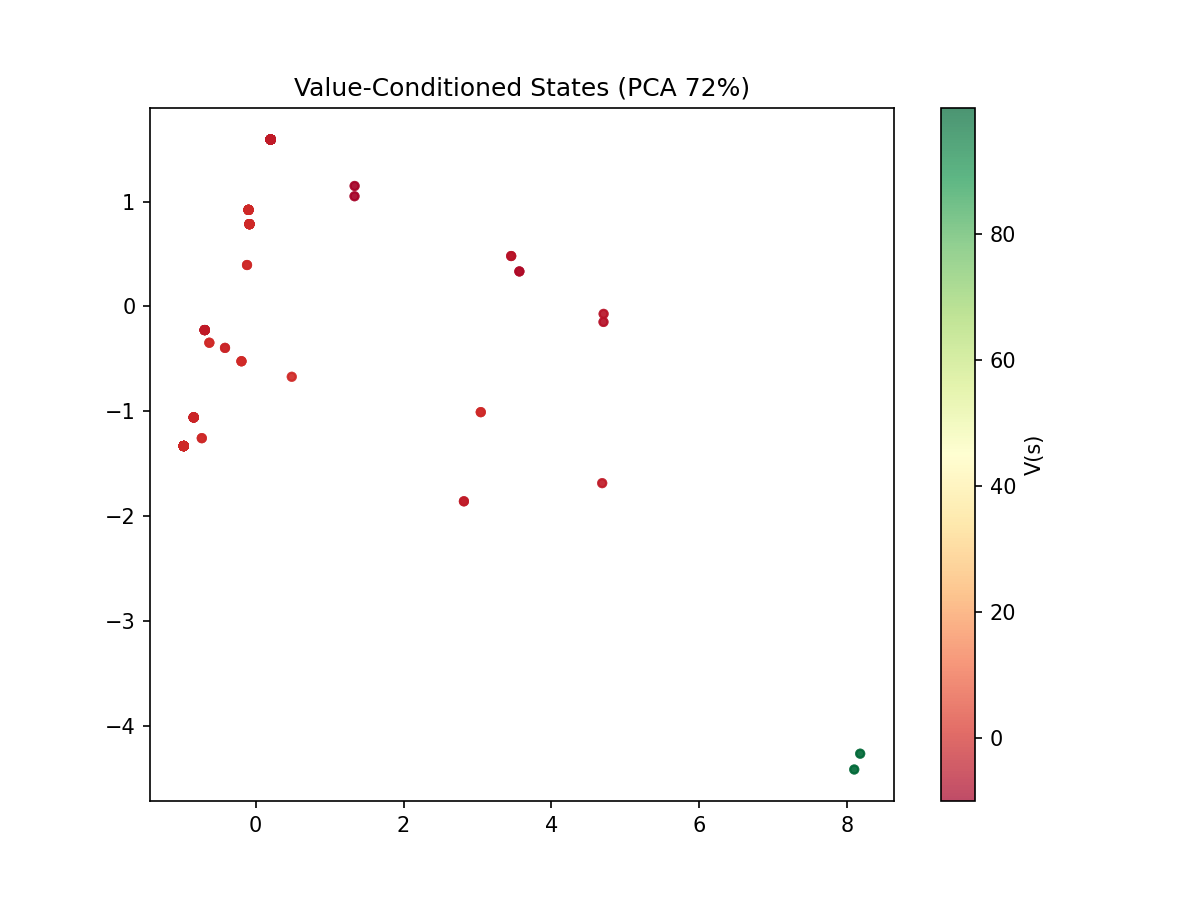

Reproduce this figure in Python.
"""GRU maze model: predict next obs + position delta + state VALUE.

V(s) = -distance_to_exit  (or +1000 at exit)
During navigation: pick action whose next state has highest V(s).

This way the model learns NOT JUST to predict, but to VALUE states
by how close they are to the exit.
"""
import os, sys, random, time
import torch, torch.nn as nn, torch.nn.functional as F
import numpy as np
from tqdm import tqdm
import matplotlib
matplotlib.use('Agg')
import matplotlib.pyplot as plt
from matplotlib.colors import ListedColormap
from sklearn.decomposition import PCA

os.environ.setdefault('PYTORCH_CUDA_ALLOC_CONF', 'expandable_segments:True')
DEVICE = 'cuda' if torch.cuda.is_available() else 'cpu'
DM = 64
CELL_WALL, CELL_PATH, CELL_EXIT = 0, 1, 2
DIRS = [(0, -1), (1, 0), (0, 1), (-1, 0)]
BASE_DIR = os.path.dirname(os.path.dirname(os.path.abspath(__file__)))
print(f'Device: {DEVICE}')

def generate_maze(h=11, w=11):
    maze = np.ones((h,w), dtype=np.int32)*CELL_WALL
    start = (1,1); maze[start]=CELL_PATH; stack=[start]; rng=random.Random(42)
    while stack:
        cy,cx=stack[-1]; nbs=[]
        for dy,dx in [(-2,0),(2,0),(0,-2),(0,2)]:
            ny,nx=cy+dy,cx+dx
            if 0<ny<h-1 and 0<nx<w-1 and maze[ny,nx]==CELL_WALL: nbs.append((ny,nx))
        if nbs: ny,nx=rng.choice(nbs)
        else: stack.pop(); continue
        maze[cy+(ny-cy)//2][cx+(nx-cx)//2]=CELL_PATH
        maze[ny,nx]=CELL_PATH; stack.append((ny,nx))
    maze[h-2,w-2]=CELL_EXIT
    for dy,dx in [(-1,0),(1,0),(0,-1),(0,1)]:
        if maze[h-2+dy,w-2+dx]==CELL_WALL: maze[h-2+dy,w-2+dx]=CELL_PATH
    return maze

def get_obs(maze, pos, facing):
    obs=[]
    for i in range(4):
        dy,dx=DIRS[(facing+i)%4]; ny,nx=pos[0]+dy,pos[1]+dx
        cell=maze[ny,nx] if 0<=ny<maze.shape[0] and 0<=nx<maze.shape[1] else CELL_WALL
        o=[0,0,0]; o[cell]=1; obs.extend(o)
    return np.array(obs,dtype=np.float32)

def av_acts(maze, pos, facing):
    acts=[0,1]
    dy,dx=DIRS[facing]; ny,nx=pos[0]+dy,pos[1]+dx
    if 0<=ny<maze.shape[0] and 0<=nx<maze.shape[1] and maze[ny,nx]!=CELL_WALL: acts.append(2)
    return acts

class ValueGRU(nn.Module):
    """GRU that predicts next obs + position delta + state value V(s)."""
    def __init__(self):
        super().__init__()
        self.obs_encoder = nn.Linear(12, DM)
        self.act_embed = nn.Embedding(3, DM//2)
        self.cell = nn.GRUCell(DM + DM//2, DM)
        self.obs_predictor = nn.Linear(DM, 12)
        self.pos_predictor = nn.Linear(DM, 2)
        self.value_head = nn.Linear(DM, 1)  # V(s) = how good is this state
        
    def forward(self, obs, act, h=None):
        oe = self.obs_encoder(obs); ae = self.act_embed(act)
        inp = torch.cat([oe, ae.squeeze(1)], -1)
        if h is None: h = torch.zeros(obs.size(0), DM, device=DEVICE)
        h = self.cell(inp, h)
        pred_obs = self.obs_predictor(h)
        pred_delta = self.pos_predictor(h)
        value = self.value_head(h).squeeze(-1)  # [B]
        return pred_obs, pred_delta, value, h

model = ValueGRU().to(DEVICE)
print(f'Params: {sum(p.numel() for p in model.parameters())/1e3:.1f}K')

# ── Data with position deltas + exit distances ──
ALL_MAZES = [generate_maze() for _ in range(20)]

def gen_data(n_trajs=4000, traj_len=20):
    all_obs, all_act, all_next, all_delta, all_value = [], [], [], [], []
    all_pos = []
    for _ in range(n_trajs):
        maze = random.choice(ALL_MAZES)
        h,w = maze.shape
        exit_pos = (h-2, w-2)  # bottom-right
        pos = (random.randrange(0,h), random.randrange(0,w))
        while maze[pos]==CELL_WALL: pos=(random.randrange(0,h), random.randrange(0,w))
        facing = random.randint(0,3)
        for _ in range(traj_len):
            o = get_obs(maze,pos,facing)
            all_obs.append(o); all_pos.append(pos)
            acts = av_acts(maze,pos,facing)
            act = random.choice(acts)
            old_pos = pos
            if act==2:
                dy,dx=DIRS[facing]; ny,nx=pos[0]+dy,pos[1]+dx
                if 0<=ny<h and 0<=nx<w and maze[ny,nx]!=CELL_WALL: pos=(ny,nx)
            elif act==0: facing=(facing-1)%4
            else: facing=(facing+1)%4
            
            # Value = -distance_to_exit, or +1000 for exit
            dist = abs(pos[0]-exit_pos[0]) + abs(pos[1]-exit_pos[1])
            val = 1000.0 if maze[pos]==CELL_EXIT else -float(dist)
            val = val / 10.0  # normalize to roughly [-1.6, 100]
            
            delta = (pos[0]-old_pos[0], pos[1]-old_pos[1])
            all_act.append(act)
            all_next.append(get_obs(maze,pos,facing))
            all_delta.append(delta)
            all_value.append(val)
    return (torch.tensor(np.array(all_obs),device=DEVICE).float(),
            torch.tensor(all_act,device=DEVICE).long(),
            torch.tensor(np.array(all_next),device=DEVICE).float(),
            torch.tensor(all_delta,device=DEVICE).float(),
            torch.tensor(all_value,device=DEVICE).float())

OBS, ACT, NXT, DELTA, VAL = gen_data()
N_SAMPLES = OBS.size(0)
print(f'Data: {N_SAMPLES} transitions')
print(f'Value range: [{VAL.min().item():.0f}, {VAL.max().item():.0f}]')

# ════════════════════════════════════════
# Train
# ════════════════════════════════════════

BSZ, N_STEPS = 256, 8000
opt = torch.optim.AdamW(model.parameters(), lr=3e-3)
sched = torch.optim.lr_scheduler.CosineAnnealingLR(opt, N_STEPS)
TEST_MAZE = generate_maze(13, 13)

POS_W, VAL_W = 0.5, 0.5  # value weight = observation weight

model.train()
pbar = tqdm(range(N_STEPS))
t0 = time.time()

for step in pbar:
    idx = torch.randint(0, N_SAMPLES-BSZ, (BSZ,))
    obs = OBS[idx]; act = ACT[idx]; nxt = NXT[idx]
    delta = DELTA[idx]; val = VAL[idx]
    
    pred_obs, pred_delta, pred_val, _ = model(obs, act)
    ol = F.mse_loss(pred_obs, nxt)
    pl = F.mse_loss(pred_delta, delta)
    vl = F.mse_loss(pred_val, val)
    loss = ol + POS_W * pl + VAL_W * vl
    
    opt.zero_grad(); loss.backward()
    torch.nn.utils.clip_grad_norm_(model.parameters(), 5.0)
    opt.step(); sched.step()
    
    if step % 1000 == 0:
        model.eval()
        with torch.no_grad():
            idx_t = torch.randint(0, N_SAMPLES-256, (256,))
            po, pd, pv, _ = model(OBS[idx_t], ACT[idx_t])
            tol = F.mse_loss(po, NXT[idx_t]).item()
            tpl = F.mse_loss(pd, DELTA[idx_t]).item()
            tvl = F.mse_loss(pv, VAL[idx_t]).item()
            tacc = (po.round().clamp(0,1) == NXT[idx_t]).float().mean().item()
            
            # State structure
            states = {}
            for y in range(TEST_MAZE.shape[0]):
                for x in range(TEST_MAZE.shape[1]):
                    if TEST_MAZE[y,x]==CELL_WALL: continue
                    for f in range(4):
                        o = get_obs(TEST_MAZE,(y,x),f)
                        ot = torch.from_numpy(o).float().unsqueeze(0).to(DEVICE)
                        _, _, _, h = model(ot, torch.tensor([[2]], device=DEVICE))
                        states[(y,x,f)] = h.squeeze(0).cpu().numpy()
            keys = list(states.keys())
            vecs = np.array([states[k] for k in keys])
            adj_d, rand_d = [], []
            for i in range(len(keys)):
                for j in range(i+1, len(keys)):
                    k1,k2 = keys[i], keys[j]
                    md = abs(k1[0]-k2[0]) + abs(k1[1]-k2[1])
                    d = np.linalg.norm(vecs[i]-vecs[j])
                    if md == 1: adj_d.append(d)
                    elif md > 4: rand_d.append(d)
            ratio = np.mean(rand_d)/max(np.mean(adj_d),1e-8) if adj_d and rand_d else 1.0
            
            # Value prediction accuracy: does V(s) correlate with distance to exit?
            exit_dist = [abs(k[0]-11)+abs(k[1]-11) for k in keys]
            vecs_t = torch.from_numpy(vecs).to(DEVICE)
            pred_vals = model.value_head(vecs_t).squeeze(-1).cpu().numpy()
            val_corr = np.corrcoef(pred_vals, exit_dist)[0,1] if len(exit_dist)>1 else 0.0
        
        model.train()
        pbar.set_postfix(ol=f'{tol:.4f}', pl=f'{tpl:.4f}', vl=f'{tvl:.4f}',
                         acc=f'{tacc*100:.0f}%', ratio=f'{ratio:.2f}x',
                         vcorr=f'{val_corr:.2f}')

print(f'Train: {(time.time()-t0)/60:.1f}min')

# ════════════════════════════════════════
# Final eval
# ════════════════════════════════════════

print('\n=== Final ===')
model.eval()
with torch.no_grad():
    states = {}
    for y in range(TEST_MAZE.shape[0]):
        for x in range(TEST_MAZE.shape[1]):
            if TEST_MAZE[y,x]==CELL_WALL: continue
            for f in range(4):
                o = get_obs(TEST_MAZE,(y,x),f)
                ot = torch.from_numpy(o).float().unsqueeze(0).to(DEVICE)
                _, _, _, h = model(ot, torch.tensor([[2]], device=DEVICE))
                states[(y,x,f)] = h.squeeze(0).cpu().numpy()
    
    keys = list(states.keys())
    vecs = np.array([states[k] for k in keys])
    adj_d, rand_d = [], []
    for i in range(len(keys)):
        for j in range(i+1, len(keys)):
            k1,k2 = keys[i], keys[j]
            md = abs(k1[0]-k2[0]) + abs(k1[1]-k2[1])
            d = np.linalg.norm(vecs[i]-vecs[j])
            if md == 1: adj_d.append(d)
            elif md > 4: rand_d.append(d)
    ratio = np.mean(rand_d)/max(np.mean(adj_d),1e-8) if adj_d and rand_d else 1.0
    print(f'  State ratio: {ratio:.2f}x')
    
    # Value vs distance
    exit_dist = [abs(k[0]-11)+abs(k[1]-11) for k in keys]
    vecs_t = torch.from_numpy(vecs).to(DEVICE)
    pred_vals = model.value_head(vecs_t).squeeze(-1).cpu().numpy()
    val_corr = np.corrcoef(pred_vals, exit_dist)[0,1] if len(exit_dist)>1 else 0.0
    print(f'  Value ↔ egress distance corr: {val_corr:.2f}')
    
    # PCA
    pca = PCA(n_components=2)
    s2d = pca.fit_transform(vecs)
    fig, ax = plt.subplots(figsize=(8,6))
    sc = ax.scatter(s2d[:,0], s2d[:,1], c=pred_vals, cmap='RdYlGn', s=15, alpha=0.7)
    plt.colorbar(sc, ax=ax, label='V(s)')
    ax.set_title(f'Value-Conditioned States (PCA {pca.explained_variance_ratio_.sum():.0%})')
    plt.savefig(os.path.join(BASE_DIR, 'experiments', 'maze_rl.png'), dpi=150)
    print('  Saved maze_rl.png')

torch.save({'model': model.state_dict()}, os.path.join(BASE_DIR, 'checkpoints', 'maze_rl.pt'))
print('Done.')
